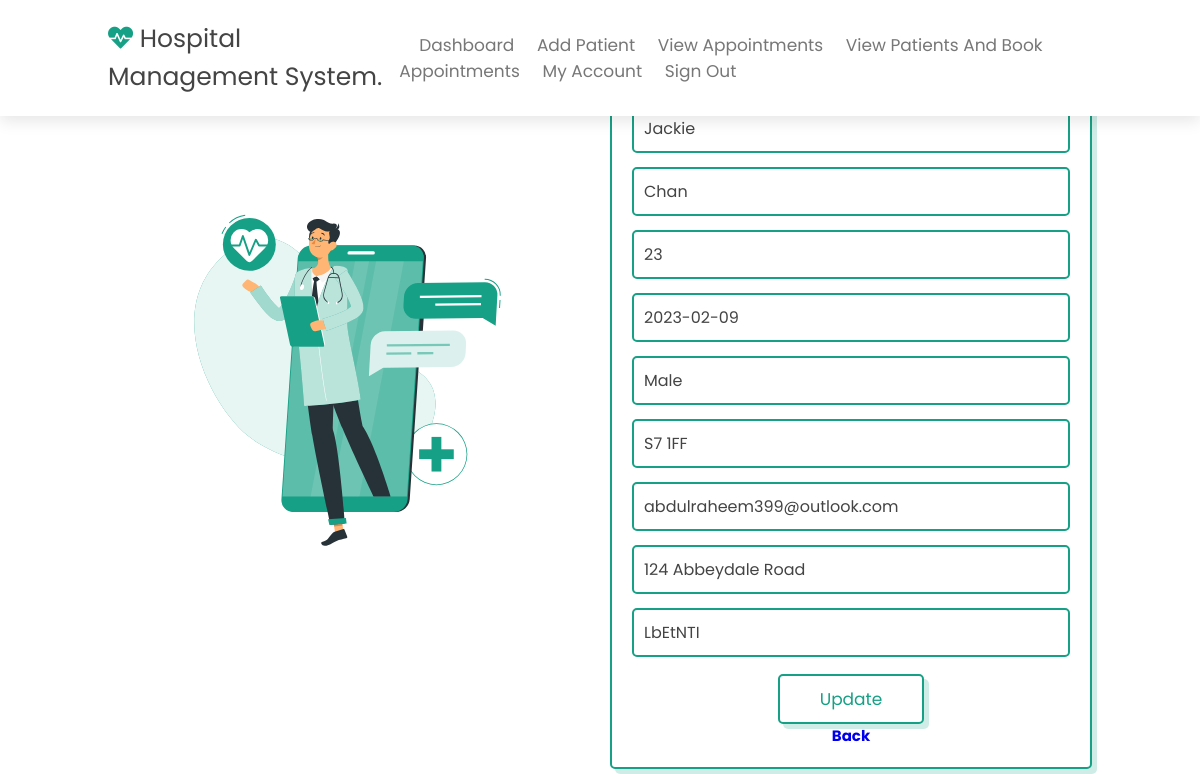
Page /htdocs/Software_Projects_C2010722/Update_Pateint_Details.php?Patient_ID=Jacan421 on the committed database.
### tables this page shows
CREATE TABLE "Patients" (
	"Patient_ID"	TEXT,
	"Patient_First_Name"	TEXT,
	"Patient_Last_Name"	TEXT,
	"Patient_Age"	INTEGER,
	"Patient_Date_Of_Birth"	TEXT,
	"Patient_Sex"	TEXT,
	"Patient_Postcode"	TEXT,
	"Patient_Contact_Information"	TEXT,
	"Patient_Address"	TEXT,
	"Patient_Password"	TEXT,
	"Patient_Messages"	TEXT
);

### htdocs/Software_Projects_C2010722/Update_Pateint_Details.php (the view, shortened to what this page needs)
<?php include("receptionistNavBar.php");
$db = new SQLite3('C:\xampp\Software_Projects_C2010722_Database\Hospital_Database.db');
$Patient_ID = $_GET['Patient_ID'];
$sql = "SELECT * FROM Patients WHERE Patient_ID='$Patient_ID'";
$stmt = $db->prepare($sql);
$stmt->bindParam(':Patient_ID', $_GET['Patient_ID'], SQLITE3_TEXT);
$result= $stmt->execute();
$arrayResult = [];
while($row=$result->fetchArray(SQLITE3_NUM)){
    $arrayResult [] = $row;
}
 ?>
<section class="book" id="book">
    <div class="row">
        <div class="image">
            <img src="image/book-img.svg" alt="">
        </div>
        <form method="post">
            <h3>Update Patient Details</h3>
            <div class="form-group col-md-6">
                <input class="box" type="text" value="<?php echo $arrayResult[0][1]; ?>" name = "Patient_First_Name">
            </div>
            <div class="form-group col-md-6">
                <input class="box" type="text" value="<?php echo $arrayResult[0][2]; ?>" name = "Patient_Last_Name">
            </div>
            <div class="form-group col-md-6">
                <input class="box" type="text" value= "<?php echo $arrayResult[0][3]; ?>" name = "Patient_Age">
            </div>
            <div class="form-group col-md-6">
                <input class="box" type="text" value="<?php echo $arrayResult[0][4]; ?>" name = "Patient_Date_Of_Birth">
            </div>
            <div class="form-group col-md-6">
                <input class="box" type="text" value="<?php echo $arrayResult[0][5]; ?>" name = "Patient_Sex">
            </div>
            <div class="form-group col-md-6">
                <input class="box" type="text" value="<?php echo $arrayResult[0][6]; ?>" name = "Patient_Postcode">
            </div>
            <div class="form-group col-md-6">
                <input class="box" type="text" value="<?php echo $arrayResult[0][7]; ?>" name = "Patient_Contact_Information">
            </div>
            <div class="form-group col-md-6">
                <input class="box" type="text" value="<?php echo $arrayResult[0][8]; ?>" name = "Patient_Address">
            </div>
            <div class="form-group col-md-6">
                <input class="box" type="text" value="<?php echo $arrayResult[0][9]; ?>" name = "Patient_Password">
            </div>
            <input type="submit" value="Update" class="btn" name ="submit">
        <h2><div class="form-group col-md-3"><a href="Receptionist_View_Patient.php">Back</a></div></h2>
        </form>
    </div>
</section>

### htdocs/Software_Projects_C2010722/css/style.css (style rules this page uses)
:root { --green:#16a085; --black:#444; --light-color:#777; --box-shadow:.5rem .5rem 0 rgba(22, 160, 133, .2); --text-shadow:.4rem .4rem 0 rgba(0, 0, 0, .2); --border:.2rem solid var(--green); }
* { font-family: 'Poppins', sans-serif; margin:0; padding: 0; box-sizing: border-box; outline: none; border: none; text-transform: capitalize; transition: all .2s ease-out; text-decoration: none; }
html { font-size: 62.5%; overflow-x: hidden; scroll-padding-top: 7rem; scroll-behavior: smooth; }
section { padding:2rem 9%; }
.btn { display: inline-block; margin-top: 1rem; padding: .5rem; padding-left: 1rem; border:var(--border); border-radius: .5rem; box-shadow: var(--box-shadow); color:var(--green); cursor: pointer; font-size: 1.7rem; background: #fff; }
.book .row { display: flex; align-items: center; flex-wrap: wrap; gap:2rem; }
.book .row .image { flex:1 1 45rem; }
.book .row .image img { width: 100%; }
.book .row form { flex:1 1 45rem; background: #fff; border:var(--border); box-shadow: var(--box-shadow); text-align: center; padding: 2rem; border-radius: .5rem; }
.book .row form h3 { color:var(--black); padding-bottom: 1rem; font-size: 3rem; }
.book .row form .box { width: 100%; margin:.7rem 0; border-radius: .5rem; border:var(--border); font-size: 1.6rem; color: var(--black); text-transform: none; padding: 1rem; }
.book .row form .btn { padding:1rem 4rem; }

### rows in the picture
patients: Patient_First_Name "Jackie", Patient_Last_Name "Chan", Patient_Age "23", Patient_Date_Of_Birth "2023-02-09", Patient_Sex "Male", Patient_Postcode "S7 1FF", Patient_Contact_Information "abdulraheem399@outlook.com", Patient_Address "124 Abbeydale Road", Patient_Password "LbEtNTI"
